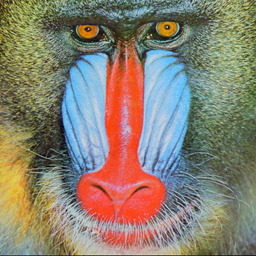
#> input picture mandril.bmp, 256 x 256 px
$ python praticaIV.py
#> lines starting #> are read from the running program, lines starting #| are printed output that depends on the picture; long printed decimals are rounded
### Cuif.py
import struct
import numpy as np
from PIL import Image
import ColorSpace
import RLE

'''
Esta classe suporta os métodos necessários a codificação e decodificação de imagens CUIF
nas versões definidas na aula Prática IV
'''

class Cuif:

    # Construtor que criar uma imagem CUIF na memória. Os parâmetros são a imagem, a versão CUIF e ids (matrículas dos alunos)
    def __init__(self,img,version,ids):

        # Implementação suporta apenas imagens RGB não compactadas como entrada, se for diferente, faz a conversão
        if (img.mode!='RGB'):
            print('Image is not RGB, and will be converted to RGB')
            img=img.convert('RGB')

        # Atributos são os elementos do cabeçalho CUIF
        self.version = version
        self.number_of_students = len(ids)
        self.ids = ids
        self.width = img.size[0]
        self.height = img.size[1]

        # file_stream contém o stream de bytes que será salvo em arquivo no formato CUIF
        # Esta parte monta o cabeçalho do arquivo CUIF
        self.file_stream= struct.pack('4sBB',
                               bytes("CUIF",'ascii'), # Assinatura do arquivo
                               version, # versão do CUIF adotada
                               self.number_of_students) # número de alunos
        self.file_stream= self.file_stream + struct.pack('<II',img.size[0],img.size[1])
        for i in range(self.number_of_students):
            self.file_stream= self.file_stream + struct.pack('<I',ids[i]) # grava matrículas

        # Na sequência, em file_stream são incluídos os dados da imagem, conforme a versão CUIF
        # os métodos abaixo retornam a imagem decodificada a partir da codificação fui utilizada
        if (version==1):
            self.image = self.generateCUIF1(img)  # Descompactado em formato RGB
        elif (version==2):
            self.image = self.generateCUIF2(img)
        elif (version==3):
             self.image = self.generateCUIF3(img)
        elif (version==4):
             self.image = self.generateCUIF4(img)
        else:
            raise ValueError('Invalid CUIF version')

    # Recebe a imagem e a codifica aem CUIF.1. Ou seja, armazenando primeiro os componentes R, depois G e finalmente B
    # Retorna a mesma imagem, pois não há alteração de dados.
    # [41 lines left out: functions generateCUIF1, imgCUIF2, generateCUIF2, generateCUIF3, not called in this run]

    # Recebe a imagem e a codifica em CUIF.4. Ou seja, converte a imagem em Y,Cb,Cr e depois compacta com RLE
    # Retorna a imagem decodificada depois de descompactada RLE e convertida para RGB
    def generateCUIF4(self,img):
        (Y,Cb,Cr) = ColorSpace.convertToYCbCr(img)
        compressed = RLE.compress(Y,Cb,Cr)
        self.file_stream +=struct.pack('%sB'%len(compressed),*compressed)

        # Etapas para descompactar e codificar a imagem em RGB
        data = RLE.decompress(compressed)
        width = img.size[0]
        height = img.size[1]
        (Y,Cb,Cr) = ColorSpace.array2YCbCr(data,width,height)
        return ColorSpace.convertToRGB(Y,Cb,Cr)


    # Método estático que criar uma imagem CUIF na memória a partir de um arquivo CUIF
    # [107 lines left out: functions openCUIF, readCUIF1, readCUIF2, readCUIF3, readCUIF4, not called in this run]


    # Método que salva a imagem CUIF em arquivo
    def save(self,filename):
        f = open(filename, "wb")
        f.write(self.file_stream)
        f.close()

    # Método que mostra a imagem CUIF
    def show(self):
        self.image.show()


    # Método que imprime o cabeçalho CUIF
    def printHeader(self):
        print('Version: %s' % self.version)
        print('Number of Students: %s' % self.number_of_students)
        print('Students: %s' % self.ids)
        print('Width: %s' % self.width)
        print('Height: %s' % self.height)

    # Método que salva a imagem CUIF no formato BMP
    def saveBMP(self,filename):
        self.image.save(filename)

### ColorSpace.py
import math
import numpy as np
from PIL import Image

#Implementação de alguns métodos de conversão de espaço de cores


# Converte um array com valores de y,cb,cr em 3 ndarrays (Y,Cb,Cr)
def array2YCbCr(data,width,height):
    Y = np.zeros([height,width], dtype=np.uint8)
    Cb = np.zeros([height,width], dtype=np.uint8)
    Cr = np.zeros([height,width], dtype=np.uint8)

    index=0
    for i in range(width):
        for j in range(height):
            Y[j][i] =  data[index]
            index+=1
    for i in range(width):
        for j in range(height):
            Cb[j][i] =data[index]
            index+=1
    for i in range(width):
        for j in range(height):
            Cr[j][i] =data[index]
            index+=1
    return (Y,Cb,Cr)


# Converte Matrizes Y,Cb,Cr em uma imagem RGB
def convertToRGB(Y,Cb,Cr):
    # baseado em https://www.w3.org/Graphics/JPEG/jfif3.pdf
    arrayr = np.trunc(Y.astype(int)+1.402*(Cr.astype(int)-128))
    arrayg = np.trunc(Y.astype(int)-0.34414*(Cb.astype(int)-128)-0.71414*(Cr.astype(int)-128))
    arrayb = np.trunc(Y.astype(int)+1.772*(Cb.astype(int)-128))
    arrayr[arrayr<0]=0
    arrayg[arrayg<0]=0
    arrayb[arrayb<0]=0
    r = Image.fromarray(arrayr.astype(np.uint8))
    g = Image.fromarray(arrayg.astype(np.uint8))
    b = Image.fromarray(arrayb.astype(np.uint8))
    return Image.merge('RGB', (r, g, b))


# Converte Imagem em três matrizes Y,Cb,Cr
def convertToYCbCr(img):
    # baseado em https://www.w3.org/Graphics/JPEG/jfif3.pdf
    imRGB = Image.Image.split(img)
    r = np.array(imRGB[0])
    g = np.array(imRGB[1])
    b = np.array(imRGB[2])
    Y = np.trunc(0.299*r+0.587*g+0.114*b).astype(np.uint8)
    Cb = np.trunc(128-0.1687*r-0.3313*g+0.5*b).astype(np.uint8)
    Cr = np.trunc(128+0.5*r-0.4187*g-0.0813*b).astype(np.uint8)
    Y[Y<0]=0
    Cb[Cb<0]=0
    Cr[Cr<0]=0
    return (Y,Cb,Cr)

### RLE.py
import numpy as np

# Método que compacta matrizes Y, Cb e CR usando a codificação RLE apresentada na aula prática
def compress(Y,Cb,Cr):
    array = np.concatenate((Y.flatten('F'),Cb.flatten('F'),Cr.flatten('F')))
    data = np.right_shift(array,1)
    output =  []
    index = 0
    while (index<len(data)-1):
        repetitions = 1
        i=index+1
        while (i<len(data)):
            if (data[index]==data[i]):
                repetitions=repetitions+1
                i+=1
            else:
                break
        if (repetitions==1):
            output.append(data[index])
            index +=1
        else:
            # com repetição
            if (repetitions<128):
                output.append(repetitions  | (1<<7))
                output.append(data[index])
            else:
                # repetição acima da capacidade de 7bit faz divisão
                output.append(255) # bit mais significativo setado e 127 repetições
                output.append(data[index])
                tmprepetitions = repetitions-127
                while (tmprepetitions!=0):
                    if (tmprepetitions<=127):
                        output.append(tmprepetitions | (1<<7))
                        output.append( data[index])
                        tmprepetitions=0
                    else:
                        output.append( 255)
                        output.append( data[index])
                        tmprepetitions -=127
            index +=repetitions
    if (index<len(data)):
        output.append(data[index])

    return output

# Método que descompacta o dado compactado com a codificação RLE apresentada na aula prática
def decompress(data):
    output = []
    i=0
    while (i<len(data)):
        if (data[i]&128==0):
            output.append(data[i]<<1)
        else:
            # Flag de repetição setado
            repetitions = data[i]&127
            for j in range(repetitions):
                output.append(data[i+1]<<1)
            i+=1
        i+=1

    return output

### praticaIV.py
'''
INE5431 Sistemas Multim��dia
Prof. Roberto Willrich

Aula Pr�tica IV: Compress�o de Entropia

'''

from PIL import Image
from Cuif import Cuif
import math


def PSNR(original,decodificada,b):
    try:
        mse = MSE(original,decodificada)
        psnr = 10*math.log10(((2**b-1)**2)/mse)
        return psnr
    except ZeroDivisionError:
        return "Infinito"


def MSE(ori, dec):
    nsymbols = ori.width * ori.height * 3
    r, g, b = (0, 0, 0)
    for i in range(ori.width):
        for j in range(ori.height):
            ori_r, ori_g, ori_b = ori.getpixel((i, j))
            dec_r, dec_g, dec_b = dec.getpixel((i, j))

            r += (ori_r-dec_r)**2
            g += (ori_g-dec_g)**2
            b += (ori_b-dec_b)**2

    return (r+g+b)/nsymbols


if __name__ == "__main__":

    # Leitura da imagem
    filepath = 'mandril.bmp'

    img = Image.open(filepath)
#> img is the input picture: PIL image 256x256 RGB; mean R, G, B 137.4, 128.9, 113.1

    # Indique a matr��cula dos alunos do grupo na lista abaixo
    matriculas = [20100516, 20103689, 20104135]


    # Gera��o do arquivo Cuif.1, converte o arquivo Cuif.1 em BMP, e calcula o PSNR
    cuif1 = Cuif(img,4,matriculas)
#> in convertToYCbCr, `r = np.array(imRGB[0])`:
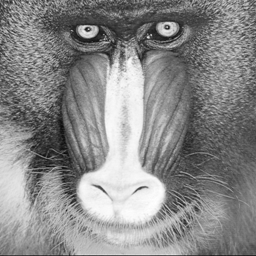
#> r: shape (256, 256); min 9, max 255, mean 137.4
#> in convertToYCbCr, `g = np.array(imRGB[1])`:
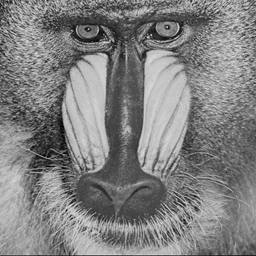
#> g: shape (256, 256); min 2, max 229, mean 128.9
#> in convertToYCbCr, `b = np.array(imRGB[2])`:
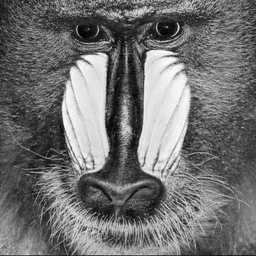
#> b: shape (256, 256); min 0, max 255, mean 113.1
#> in convertToYCbCr, `Y = np.trunc(0.299*r+0.587*g+0.114*b).astype(np.uint8)`:
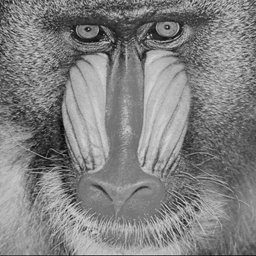
#> Y: shape (256, 256); min 7, max 220, mean 129.1
#> in convertToYCbCr, `Cb = np.trunc(128-0.1687*r-0.3313*g+0.5*b).astype(np.uint8)`:
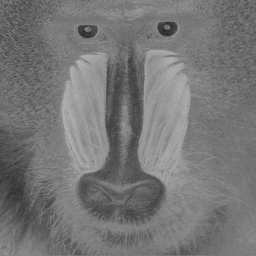
#> Cb: shape (256, 256); min 41, max 180, mean 118.2
#> in convertToYCbCr, `Cr = np.trunc(128+0.5*r-0.4187*g-0.0813*b).astype(np.uint8)`:
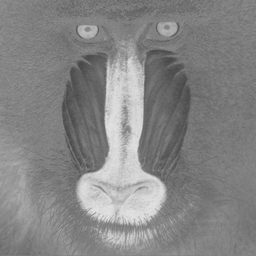
#> Cr: shape (256, 256); min 70, max 227, mean 133
#> the loop in compress, `while (index<len(data)-1):` made 171273 passes
#> index on passes 1 to 12: 1, 3, 4, 5, 7, 8, 9, 10, 11, 12, 13, 14
#> after the loop in compress, `while (index<len(data)-1):`: index = 196608; output = 192103 items
#> the loop in decompress, `while (i<len(data)):` made 171273 passes
#> i on passes 1 to 12: 1, 3, 4, 5, 7, 8, 9, 10, 11, 12, 13, 14
#> after the loop in decompress, `while (i<len(data)):`: i = 192103; output = 196608 items
#> after the loop in array2YCbCr, `for i in range(width):`: index = 65536
#> after the loop in array2YCbCr, `for i in range(width):`: index = 131072
#> after the loop in array2YCbCr, `for i in range(width):`: index = 196608
#> in convertToRGB, `arrayb[arrayb<0]=0`: arrayb: shape (256, 256) float64; min 0, max 253, mean 109.9
    cuif1.printHeader()
#| Width: 256
#| Height: 256
    cuif1.show()
    cuif1.save('mandril4.cuif')
    cuif1.saveBMP('mandril4.bmp')
    img1 = Image.open('mandril4.bmp')
    print("PSNR do CUIF.4",PSNR(img,img1,8))
#> after the loop in MSE, `for i in range(ori.width):`: b = 778076; g = 54578; r = 619447
#> in PSNR, `mse = MSE(original,decodificada)`: mse = 7.39
#> in PSNR, `psnr = 10*math.log10(((2**b-1)**2)/mse)`: psnr = 39.45
#| PSNR do CUIF.4 39.447


    print("THE END")
